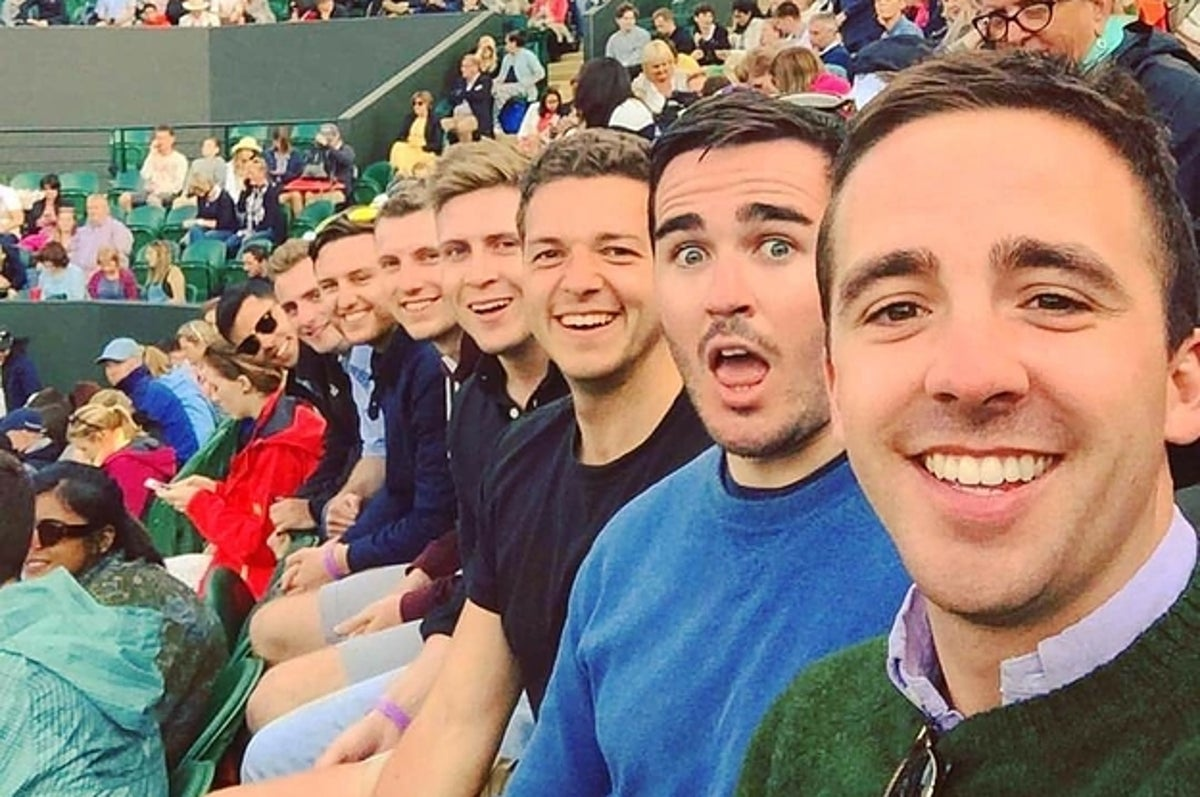
#> input picture ml/game.jpg, 1200 x 797 px
$ python selfsimilarity.py ../ml/game.jpg out.png out.png   (Python 2 division)
#> lines starting #> are read from the running program, lines starting #| are printed output that depends on the picture
"""Some code to compute self similarity between patches in an image.

Licensed under the 3-clause BSD License:

Copyright (c) 2011-2014, Neeraj Kumar (neerajkumar.org)
All rights reserved.

Redistribution and use in source and binary forms, with or without
modification, are permitted provided that the following conditions are met:
    * Redistributions of source code must retain the above copyright
      notice, this list of conditions and the following disclaimer.
    * Redistributions in binary form must reproduce the above copyright
      notice, this list of conditions and the following disclaimer in the
      documentation and/or other materials provided with the distribution.
    * Neither the name of the author nor the
      names of its contributors may be used to endorse or promote products
      derived from this software without specific prior written permission.

THIS SOFTWARE IS PROVIDED BY THE COPYRIGHT HOLDERS AND CONTRIBUTORS "AS IS" AND
ANY EXPRESS OR IMPLIED WARRANTIES, INCLUDING, BUT NOT LIMITED TO, THE IMPLIED
WARRANTIES OF MERCHANTABILITY AND FITNESS FOR A PARTICULAR PURPOSE ARE
DISCLAIMED. IN NO EVENT SHALL NEERAJ KUMAR BE LIABLE FOR ANY
DIRECT, INDIRECT, INCIDENTAL, SPECIAL, EXEMPLARY, OR CONSEQUENTIAL DAMAGES
(INCLUDING, BUT NOT LIMITED TO, PROCUREMENT OF SUBSTITUTE GOODS OR SERVICES;
LOSS OF USE, DATA, OR PROFITS; OR BUSINESS INTERRUPTION) HOWEVER CAUSED AND
ON ANY THEORY OF LIABILITY, WHETHER IN CONTRACT, STRICT LIABILITY, OR TORT
(INCLUDING NEGLIGENCE OR OTHERWISE) ARISING IN ANY WAY OUT OF THE USE OF THIS
SOFTWARE, EVEN IF ADVISED OF THE POSSIBILITY OF SUCH DAMAGE.

"""

import Image, sys, os, math, pickle, itertools

DEFAULT_SIZE = (5, 5)
NUM_BINS = 2

# caches the method using a closure
def cachemethod(fn):
    """ Returns a function that caches calls to the function passed in.
    It's important to only cache functional type methods, that is methods that always return the same value given the same parameters """
    cache = {}
    def newfn(*args):
        try:
            return cache[args]
        except KeyError:
            val = cache[args] = fn(*args)
            return val
    return newfn

# [23 lines left out: functions grouper, pairwise, ssd, not called in this run]

def getStartingLocation(im, size):
    """Returns a starting template of the given size from the image"""
    return tuple([i//2 for i in im.size])

def getLocations(im, size):
    """Generator to return locations of patches of a given size"""
    for y in range(size[1], im.size[1]-size[1]):
        for x in range(size[0], im.size[0]-size[0]):
            yield (x, y)

# [9 lines left out: function getPatch, not called in this run]

class BTreeNode(object):
    """One node of a b-tree"""
    # [7 lines left out: function __init__, not called in this run]

    def getParent(self): return self._parent
    # [4 lines left out: function setParent, not called in this run]
    parent = property(getParent, setParent)

    def getName(self):
        """Returns a suitable name for this node"""
        return "node_%d_%d" % (self.template[0], self.template[1])

    # [37 lines left out: functions getGraphString, equalBin, not called in this run]

class SelfSimilarity(object):
    """Simple class to encapsulate finding self-similar portions"""
    def __init__(self, im, locs, startloc, size=DEFAULT_SIZE, getDist=ssd, getBreaks=equalBin):
        """Basic init"""
        from math import floor, ceil, log
        self.im = im
        self.locs = locs
        self.size = size
        self.lookups = {}
        self.getDist = ssd
        self.getBreaks = getBreaks
        for l in locs:
            self.lookups[l] = []
        # do the first level of the tree
        print "Getting root node"
        self.rootnode, groups = self.doOneLevel(startloc, locs, None)
        # now recursively do the rest
        numLevels = int(floor(log(len(locs))/log(NUM_BINS))) - 2
        self.nodes = [self.rootnode]
        print "Building tree"
        self.go(self.rootnode, groups)
        print "Done"
        for k in self.lookups.keys()[:10]:
            print k, self.lookups[k]
        print len(self.nodes)
        s = self.rootnode.getGraphString()
        f = open('graph', 'w')
        f.write(s)
        f.close()
        self.outputImage()

    # [16 lines left out: function go, not called in this run]

    def doOneLevel(self, patchloc, locs, parent):
        """Does one level of the segmentation"""
        # get distances to all other patches
        patch = getPatch(self.im, patchloc, self.size)
        print "Doing a level with %d locs" % (len(locs))
        dists = []
        for i, l in enumerate(locs):
            d = self.getDist(patch, getPatch(im, l, self.size))
            dists.append((d, l))
        dists.sort()
        # separate these out into groups and find the breakpoints between them
        breaks, groups = self.getBreaks(dists)
        #print "Breaks: ", breaks
        # add the bin numbers for each group to the lookup table
        for i, g in enumerate(groups):
            temp = []
            #print "Group %d: %s" % (i, g[-4:])
            for d, l in g:
                self.lookups[l].append(i)
                temp.append(l)
            # also remove the distances from the groups, since we don't care about them anymore
            groups[i] = temp
        btn = BTreeNode(patchloc, parent, breaks)
        return btn, groups

    # [13 lines left out: function outputImage, not called in this run]

def selfSimilarity(im, size=DEFAULT_SIZE, getDist=ssd, getBreaks=equalBin):
    """Returns an image and a datastructure that represents self-similarity within the image"""
    outim, outds = None, None
    # choose a starting location
    l0 = getStartingLocation(im, size)
    locs = tuple(getLocations(im, size))
    ss = SelfSimilarity(im, locs, l0, size)
    #print breaks
    return (outim, outds)

if __name__ == "__main__":
    if len(sys.argv) < 2:
        print "Usage: python %s <input image> [<output image name> [<output datastruct name>]]" % (sys.argv[0])
        sys.exit()

    infname = sys.argv[1]
    try:
        outimfname = sys.argv[2]
    except IndexError:
        outimfname = infname.rsplit('.', 1)[0] + '_out.png'
    try:
        outdsfname = sys.argv[3]
    except IndexError:
        outdsfname = infname.rsplit('.', 1)[0] + '_out.txt'

    im = Image.open(infname).convert('L')
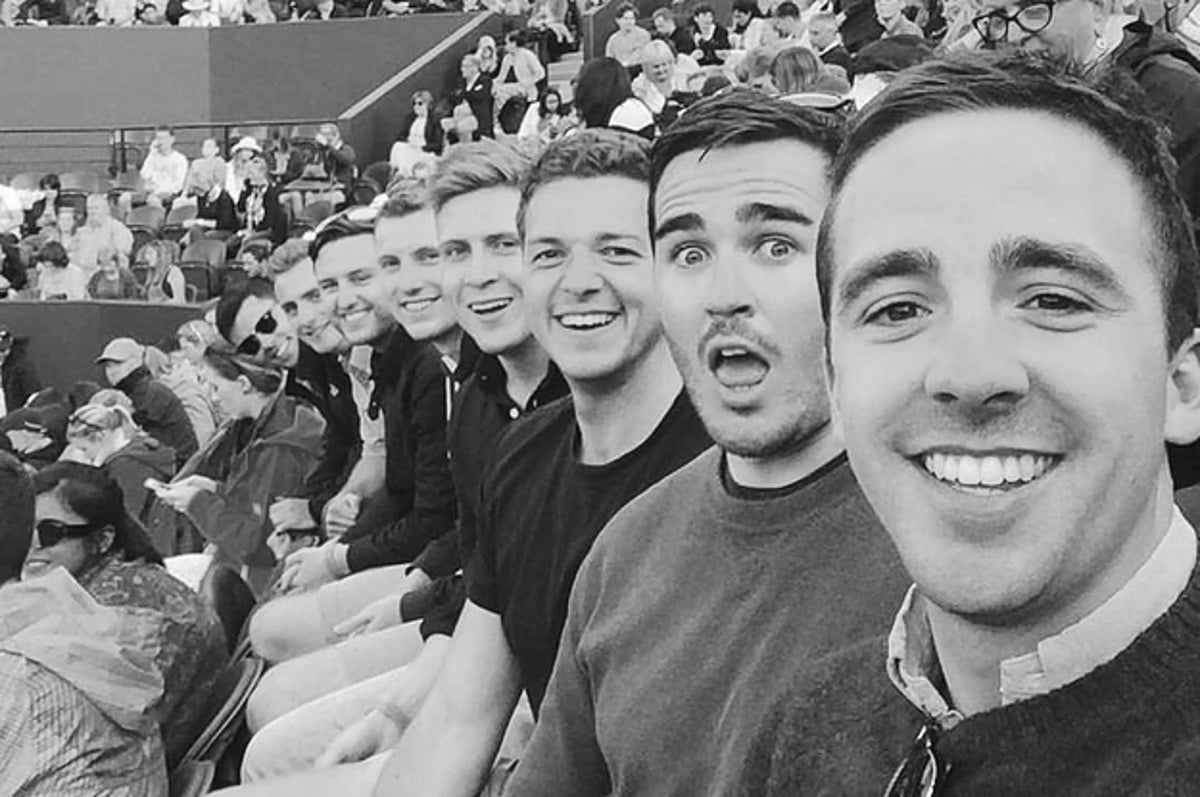
#> im: PIL image 1200x797 L; min 1, max 255, mean 127.1
    assert(im.size[0] > 0 and im.size[1] > 0)
    outim, outds = selfSimilarity(im)
#> in selfSimilarity, `l0 = getStartingLocation(im, size)`: l0 = (600, 398)
#> in selfSimilarity, `locs = tuple(getLocations(im, size))`: locs = 936530 items
#> the loop in __init__, `for l in locs:` made 936530 passes
#> l on passes 1 to 3: (5, 5), (6, 5), (7, 5)
#> (the run stopped early here; a loop or call above may not have finished)
